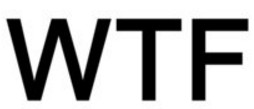
#> input picture img/text2.jpg, 254 x 109 px, given in place of img, which was not available
$ python main_textRecognization.py img   (older library calls are emulated)
#> lines starting #> are read from the running program, lines starting #| are printed output that depends on the picture; after the words box and inside, x2 and y2 are one past the last pixel; in counts of white or black regions, pixels touching at a corner belong together; pictures that were not available may be replaced by others from this repository, and a replacement may not be noted
### textDetection.py
import numpy as np
import tensorflow as tf

from skimage.filters import threshold_otsu
from skimage.io import imread
from skimage.measure import label, regionprops
from skimage.transform import resize
from skimage.morphology import closing, square
from skimage.restoration import denoise_tv_chambolle
from skimage.segmentation import clear_border

from tensorflow.python.platform import gfile
from createBottleneck import import_inception, create_img_bottleneck

from PIL import Image

import matplotlib.pyplot as plt
import matplotlib.patches as patches

import shutil
import os
import scipy.misc

LABEL_FILE = './my_label.txt'
GRAPH_FILE = './my_graph.pb'

ECCENTRICYTY = 0.995
SOLIDITY = 0.3
EXTENT = 0.2
EULER = -4
RATIO = 3


class textDetection:
    def __init__(self, image_path):
#> called with image_path = 'img'
        print('Image reading...')
        self.image = imread(image_path, as_grey=True)
#> self.image is the input picture: shape (109, 254) float64; min 0, max 1, mean 0.726
        self.bw = self.imagePreProcess()
        if os.path.exists('./sample'):
            shutil.rmtree('./sample')
        if not os.path.exists('./sample'):
            os.makedirs('./sample')

    def imagePreProcess(self):
        print('Image Preprocessing...')
        image = denoise_tv_chambolle(self.image, weight=0.1)
        thres = threshold_otsu(image)
#> thres = 0.519
        bw = closing(image > thres, square(2))
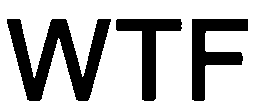
#> bw: shape (109, 254) bool; 72.6% white; 3 black regions, box (x1, y1, x2, y2) and area: (7, 19, 111, 101) 3762, (192, 19, 248, 101) 2068, (116, 19, 182, 101) 1758
        clear_border(bw)
        print('Done')
        print('-----')
        return bw

    def getTextCandidate(self):
        print('Getting text candidates from image...')
        label_black = label(self.bw, background=1)
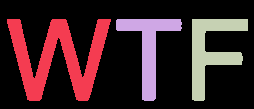
#> label_black: shape (109, 254) int32; 4 distinct labels, from 0 to 3; one colour per label, 0 black
        label_white = label(self.bw, background=0)
        candidateResult = []
        candidatePosition = []
        n = 0

        for region in regionprops(label_black):
            minr, minc, maxr, maxc = region.bbox
#> minr = 19; minc = 7; maxr = 101; maxc = 111
            if region.eccentricity > ECCENTRICYTY:
                continue
            if region.solidity < SOLIDITY:
                continue
            if region.extent < EXTENT:
                continue
            if region.euler_number < EULER:
                continue
            if (maxc - minc) / (maxr - minr) > RATIO:
                continue
            if (minr == 0):
                continue
            if (region.area > (0.002 * (self.image.shape[0] * self.image.shape[1]))):
                margin = 0
                minr = minr - margin
                minc = minc - margin
                maxr = maxr + margin
                maxc = maxc + margin
                sample = self.bw[minr:maxr, minc:maxc]
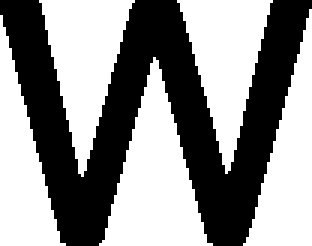
#> sample: shape (82, 104) bool (shown 3 times larger); 55.9% white; 1 black region, box (x1, y1, x2, y2) and area: (0, 0, 104, 82) 3762
                if sample.shape[0] * sample.shape[1] == 0:
                    continue
                else:
                    sample = resize(sample, (100, int(sample.shape[1] * (100 / sample.shape[0]))))
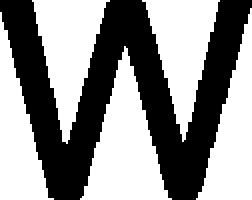
#> sample: shape (100, 126) bool (shown 2 times larger); 55.9% white; 1 black region, box (x1, y1, x2, y2) and area: (0, 0, 126, 100) 5560
                    self.sampleSave(sample, str(n))
                    # self.sampleSave(sample, str(n))
                    candidateResult.append('no_text')
                    candidatePosition.append(region.bbox)
                    n = n + 1

        for region in regionprops(label_white):
            minr, minc, maxr, maxc = region.bbox
            if region.eccentricity > ECCENTRICYTY:
                continue
            if region.solidity < SOLIDITY:
                continue
            if region.extent < EXTENT:
                continue
            if region.euler_number < EULER:
                continue
            if (maxc - minc) / (maxr - minr) > RATIO:
                continue
            if (minr == 0):
                continue
            if (region.area > (0.002 * (self.image.shape[0] * self.image.shape[1]))):
                margin = 0
                minr = minr - margin
                minc = minc - margin
                maxr = maxr + margin
                maxc = maxc + margin
                sample = self.bw[minr:maxr, minc:maxc]
                if sample.shape[0] * sample.shape[1] == 0:
                    continue
                else:
                    sample = resize(sample, (100, int(sample.shape[1] * (100 / sample.shape[0]))))
                    sample = 1 - sample
                    self.sampleSave(sample, str(n))
                    # self.sampleSave(sample, str(n))
                    candidateResult.append('no_text')
                    candidatePosition.append(region.bbox)
                    n = n + 1

        self.numMax = np.array(candidatePosition).shape[0]
        need_to_del = False
        delete = []
        for i in range(self.numMax):
            minr1 = candidatePosition[i][0]
            minc1 = candidatePosition[i][1]
            maxr1 = candidatePosition[i][2]
            maxc1 = candidatePosition[i][3]
            for j in range(self.numMax):
                minr2 = candidatePosition[j][0]
                minc2 = candidatePosition[j][1]
                maxr2 = candidatePosition[j][2]
                maxc2 = candidatePosition[j][3]
                if(minc1 >= minc2):
                    if(minr1 >= minr2):
                        if(maxc1 < maxc2):
                            if(maxr1 < maxr2):
                                need_to_del = True
            if need_to_del is True:
                delete.append(i)
            need_to_del = False
        for i in range(np.array(delete).shape[0]):
            index = delete[i] - i
            del candidateResult[index]
            del candidatePosition[index]
            os.remove(os.path.join('./sample', str(delete[i]) + '.jpg'))
        # self.candidate = {'fullscale': np.array(candidateValue),
        #                   'position': np.array(candidatePosition)
        #                   }
        self.candidate = {'position': np.array(candidatePosition),
                          'result': candidateResult}
        num = self.candidate['position'].shape[0]
        print(num, 'candidates found!!!')
        print('-----')

    # [17 lines left out: function showCandidate, not called in this run]

    def sampleSave(self, sample, name):
#> (the run stopped early here; a loop or call above may not have finished)

$ run again, on img/text3.jpg
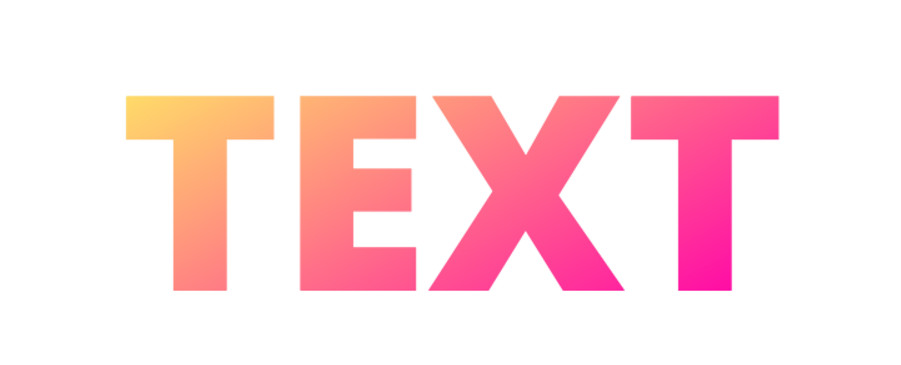
#> input picture img/text3.jpg, 901 x 365 px, given in place of img, which was not available
#> thres = 0.778
#> bw: shape (365, 901) bool; 80.6% white; 4 black regions, box (x1, y1, x2, y2) and area: (429, 96, 624, 291) 21030, (300, 96, 416, 291) 18094, (631, 96, 779, 291) 14663, (174, 99, 273, 291) 10076
#> in getTextCandidate, `label_black = label(self.bw, background=1)`:
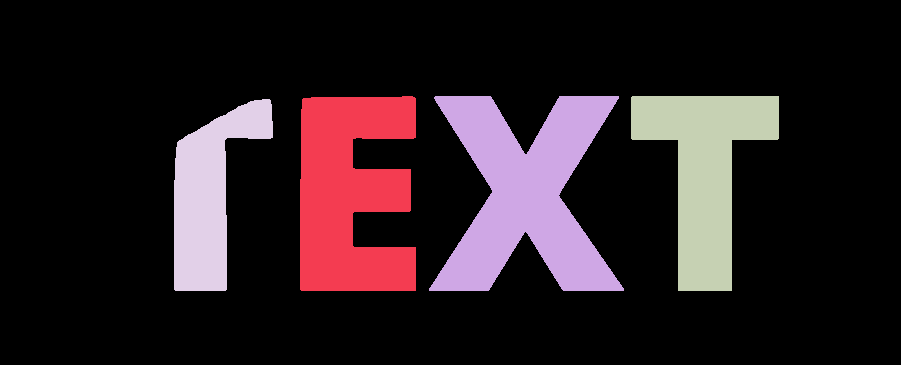
#> label_black: shape (365, 901) int32; 5 distinct labels, from 0 to 4; one colour per label, 0 black
#> minr = 96; minc = 300; maxr = 291; maxc = 416
#> in getTextCandidate, `sample = resize(sample, (100, int(sample.shape[1] * (100 / sample.shap..`:
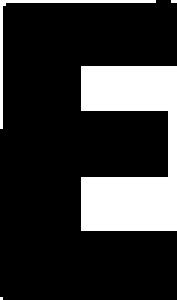
#> sample: shape (100, 59) bool (shown 3 times larger); 20.7% white; 4 white regions (2 under 20 px), largest, box (x1, y1, x2, y2) and area: (27, 22, 59, 77) 1122, (0, 0, 52, 43) 95
